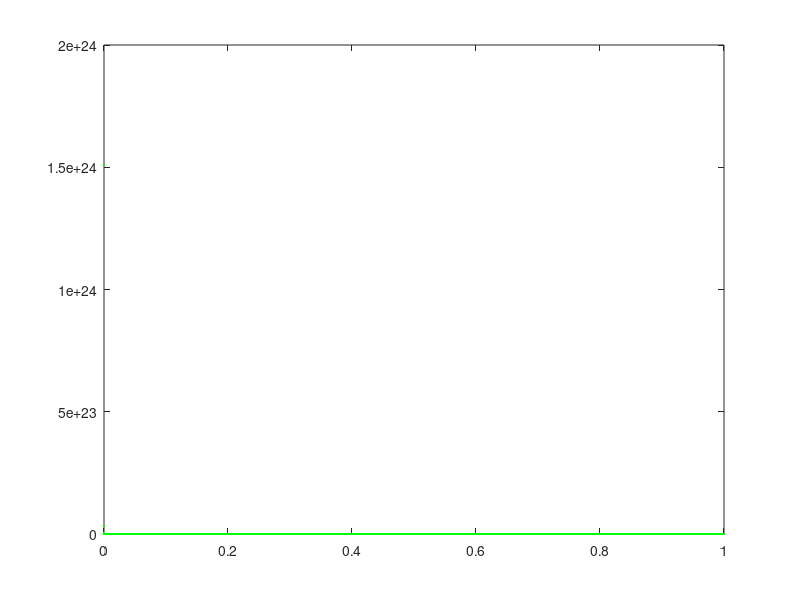

Here is the MATLAB script that generated this plot:
%% write pseudocode cus that makes you comfortable :

a =       129.1  ;
b =      -5.517 ; 
x = 0: 0.0001 : 1
y =  a*x.^b

plot(x, y,'g.','linewidth',20)

